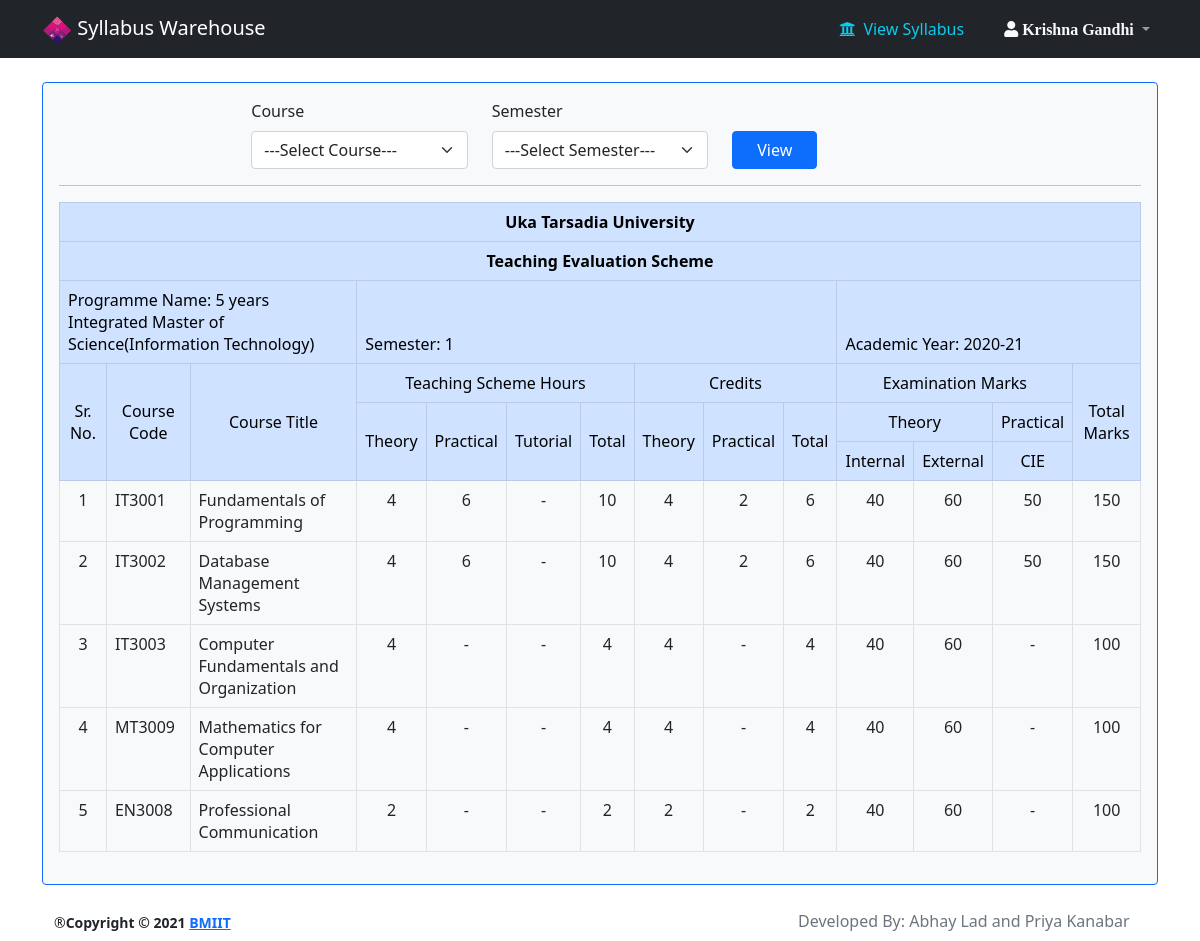
Screenshot of /student/viewsyllabus.php (signed in) with the database file from the repository.
### tables this page shows
CREATE TABLE `tbl_students` (
  `Id` int(11) NOT NULL AUTO_INCREMENT,
  `Enro` char(20) NOT NULL,
  `Username` varchar(320) NOT NULL,
  `Password` varchar(64) NOT NULL,
  `FullName` varchar(100) NOT NULL,
  `Status` char(1) NOT NULL DEFAULT '0',
  PRIMARY KEY (`Id`),
  UNIQUE KEY `Enro` (`Enro`)
);

CREATE TABLE `tbl_syllabus_config_master` (
  `Id` int(11) NOT NULL AUTO_INCREMENT,
  `AcademicYear` char(7) NOT NULL,
  `Sem` int(11) NOT NULL,
  `ProgramId` char(1) NOT NULL,
  `PublishedOn` date DEFAULT NULL,
  PRIMARY KEY (`Id`)
);

CREATE TABLE `tbl_subjects` (
  `Id` int(11) NOT NULL AUTO_INCREMENT,
  `SubjectCode` char(15) DEFAULT NULL,
  `SubjectName` varchar(100) DEFAULT NULL,
  `EffectiveYear` varchar(15) DEFAULT NULL,
  `TheoryCredit` char(2) DEFAULT '-',
  `PracticalCredit` char(2) DEFAULT '-',
  `TheoryHour` char(2) DEFAULT '-',
  `PracticalHour` char(2) DEFAULT '-',
  `DocText` varchar(500) DEFAULT NULL,
  `DocPdf` varchar(500) DEFAULT NULL,
  `TheoryMarksInt` char(3) DEFAULT '-',
  `TheoryMarksExt` char(3) DEFAULT '-',
  `Cie` char(3) DEFAULT '-',
  `CieInt` char(3) DEFAULT '-',
  `CieExt` char(3) DEFAULT '-',
  `Isactive` char(1) NOT NULL DEFAULT '0',
  PRIMARY KEY (`Id`)
);

### database/openops.php (called while the page is built, shortened)
<?php
function getStudentData($id) {
    $objcon = new connection();
    $con = $objcon->connect();
    $sql = "select * from tbl_students where Id = :id";
    $stmt = $con->prepare($sql);
    $status = 0;
    try {
        $status = $stmt->execute(["id" => $id]);
        $status = $stmt->fetch(PDO::FETCH_NUM);
    } catch (Exception $ex) {
        return 0;
    }
    return $status;
}
function genericTesx1($ayear, $sem, $pid) {
    $objcon = new connection();
    $con = $objcon->connect();
    $status = 0;
    try {
        if ($pid == 0) {
            $sql = "SELECT * from tbl_syllabus_config_master m INNER JOIN tbl_syllabus_config_transaction t on "
                    . "m.Id = t.ConfigId INNER JOIN tbl_subjects s on t.SubjectId = s.Id where m.AcademicYear = :ayear "
                    . "and m.Sem = :sem and t.IsElective = '0' and (m.ProgramId ='0' or m.ProgramId = '3' or m.ProgramId = '4')";
        } else if ($pid == 1) {
            $sql = "SELECT * from tbl_syllabus_config_master m INNER JOIN tbl_syllabus_config_transaction t on "
                    . "m.Id = t.ConfigId INNER JOIN tbl_subjects s on t.SubjectId = s.Id where m.AcademicYear = :ayear "
                    . "and m.Sem = :sem and t.IsElective = '0' and (m.ProgramId ='1' or m.ProgramId = '3')";
        } else if ($pid == 2) {
            $sql = "SELECT * from tbl_syllabus_config_master m INNER JOIN tbl_syllabus_config_transaction t on "
                    . "m.Id = t.ConfigId INNER JOIN tbl_subjects s on t.SubjectId = s.Id where m.AcademicYear = :ayear "
                    . "and m.Sem = :sem and t.IsElective = '0' and (m.ProgramId ='2' or m.ProgramId = '4')";
        }
        $stmt = $con->prepare($sql);
        $status = $stmt->execute(["ayear" => $ayear, "sem" => $sem]);
        $status = $stmt->fetchAll(PDO::FETCH_NUM);
    } catch (Exception $ex) {
        return 0;
    }
    return $status;
}
?>

### student/viewsyllabus.php (the view, shortened to what this page needs)
<?php
require './header.php';
$y = date("Y") -1;
$x = strval($y + 1);
$ayear = $y.'-'.$x[2].$x[3];
if ($_SESSION["pid"] == 0 ) {
    $program = "5 years Integrated Master of Science(Information Technology)";
} else if ($_SESSION["pid"] == 1) {
    $program = "Bachelor of Science(Information Technology)";
} else if ($_SESSION["pid"] == 2) {
    $program = "Master of Science(Information Technology)";
}
function convertToZero($val) {
            if ($val == "-") {
                $val = 0;
            }
            return $val;
        }
?>
<div class="container my-4">
    <div class="card bg-light border-primary">
        <div class="card-body">
            <form method="post">
                <div class="row col-sm-8 mx-auto">
                    <div class="col-sm-4">
                        <label for="pid" class="form-label">Course</label>
                        <select id="pid" class="form-select" name="pid" required >
                            <option value="" selected disabled>---Select Course---</option>
                        </select>
                    </div>
                    <div class="col-sm-4">
                        <label for="sem" class="form-label">Semester</label>
                        <select id="sem" name="sem" class="form-select" required>
                            <option selected disabled value="">---Select Semester---</option>
                        </select>
                    </div>
                    <div class="col-sm-2" >
                        <br/>
                        <button type="submit" name="btnview" class="mt-2 btn btn-primary px-4">View</button>
                    </div>
                </div>
            </form>
            <hr/>
            <table class="table-responsive-md table-bordered table" >
                <thead class="table-primary">
                    <?php
                    if ($_SESSION["sem"] <= 6) {
                        ?>
                        <tr>
                            <th colspan="14" class="text-center">Uka Tarsadia University</th>
                        </tr>
                        <tr>
                            <th colspan="14" class="text-center">Teaching Evaluation Scheme</th>
                        </tr>
                        <tr>
                            <td colspan="3">Programme Name: <?php echo $program; ?></td>
                            <td colspan="7">Semester: <?php echo $_SESSION["sem"]; ?></td>
                            <td colspan="4">Academic Year: <?php echo $ayear; ?></td>
                        </tr>
                        <tr class="text-center">
                            <td rowspan="3" colspan="1" class="align-middle">Sr. No.</td>
                            <td rowspan="3" colspan="1" class="align-middle">Course Code</td>
                            <td rowspan="3" colspan="1" class="align-middle">Course Title</td>
                            <td rowspan="1" colspan="4" class="align-middle">Teaching Scheme Hours</td>
                            <td rowspan="1" colspan="3" class="align-middle">Credits</td>
                            <td rowspan="1" colspan="3" class="align-middle">Examination Marks</td>
                            <td rowspan="3" colspan="1" class="align-middle">Total Marks</td>
                        </tr>
                        <tr class="text-center">
                            <td rowspan="2" colspan="1" class="align-middle" >Theory</td>
                            <td rowspan="2" colspan="1" class="align-middle">Practical</td>
                            <td rowspan="2" colspan="1" class="align-middle">Tutorial</td>
                            <td rowspan="2" colspan="1" class="align-middle">Total</td>
                            <td rowspan="2" colspan="1" class="align-middle">Theory</td>
                            <td rowspan="2" colspan="1" class="align-middle">Practical</td>
                            <td rowspan="2" colspan="1" class="align-middle">Total</td>
                            <td rowspan="1" colspan="2" class="align-middle">Theory</td>
                            <td rowspan="1" colspan="1" class="align-middle">Practical</td>
                        </tr>
                        <tr class="text-center">
                            <td>Internal</td>
                            <td>External</td>
                            <td>CIE</td>
                        </tr>
<?php } ?>
                </thead>
                <tbody>
                    <?php
                    $i = 1;
                    $result1 = genericTesx1($ayear, $_SESSION["sem"], $_SESSION["pid"]);
                    if(count($result1) == 0){ ?>
                    <?php }
                    foreach ($result1 as $row) {
                        ?>
                        <tr>
                            <td class="text-center"><?php echo $i; ?></td>
                            <td><?php echo $row[11]; ?></td>
                            <td><?php echo $row[12]; ?></td>
                            <td class="text-center"><?php
                                echo $row[16];
                                $th = convertToZero($row[16]);
                                ?></td>
                            <td class="text-center"><?php
                                echo $row[17];
                                $ph = convertToZero($row[17]);
                                ?></td>
                            <td class="text-center">-</td>
                            <td class="text-center"><?php echo $th + $ph; ?></td>
                            <td class="text-center"><?php
                                echo $row[14];
                                $tc = convertToZero($row[14]);
                                ?></td>
                            <td class="text-center"><?php
                                echo $row[15];
                                $pc = convertToZero($row[15]);
                                ?></td>
                            <td class="text-center"><?php echo $tc + $pc; ?></td>
                            <td class="text-center"><?php
                                echo $row[20];
                                $tint = convertToZero($row[20]);
                                ?></td>
                            <td class="text-center"><?php
                                echo $row[21];
                                $text = convertToZero($row[21]);
                                ?></td>
                                <?php if ($_SESSION["sem"] <= 6) { ?>
                                <td class="text-center"><?php
                                    echo $row[22];
                                    $cie = convertToZero($row[22]);
                                    ?></td>
                                <td class="text-center"><?php echo $tint + $text + $cie; ?></td>
    <?php } ?>
                        </tr>
                        <?php
                        $i++;
                    }
                        ?>
                </tbody>
            </table>
        </div>
    </div>
</div>
<?php require './footer.php'; ?>

### student/header.php (shortened to what this page needs)
<?php
require_once ("../database/openops.php");
$data = getStudentData($_SESSION["userId"]);
?>
<!doctype html>
<html lang="en">
    <head>
        <link rel="stylesheet" href="../plugins/fontawesome-free/css/all.min.css">
        <link href="../bootstrap/css/bootstrap.min.css" rel="stylesheet">
        <link rel="stylesheet" href="../lobibox-master/dist/css/lobibox.min.css"/>
    </head>
    <body>
        <header>
            <nav class="navbar navbar-expand-lg navbar-dark bg-dark">
                <div class="container">
                    <a class="navbar-brand" href="dashboard.php">
                        <img src="../images/bmiitlogo.png" class="img-fluid" height="30" width="30" />
                        Syllabus Warehouse</a>
                    <div class="collapse navbar-collapse" id="navbarSupportedContent">
                        <span class="d-flex">
                            <ul class="navbar-nav">
                                <li class="nav-item dropdown">
                                    <a class="nav-link mx-4" id="viewsyllabus" href="viewsyllabus.php"><i class="fas fa-university mx-1"></i> View Syllabus</a>
                                </li>
                                <li class="nav-item dropdown">
                                    <a class="nav-link dropdown-toggle" href="#" id="navbarDropdown" role="button" data-bs-toggle="dropdown" aria-expanded="false">
                                        <i class="fas fa-user text-light"> <?php echo $data[4]; ?></i>
                                    </a>
                                </li>
                            </ul>
                        </span>
                    </div>
                </div>
            </nav>
        </header>

### student/footer.php
<?php $year = date("Y"); ?>
<div class="container pb-0 mb-0 justify-content-center">
    <footer>
        <div class="row my-2 justify-content-center">
            <div class="row">
                <div class="col-xl-8 col-md-4 col-sm-4 mt-2 col-auto my-md-0 order-sm-1 order-3 align-self-end">
                     <small class="rights"><span>&#174;</span><strong>Copyright &copy; <?php echo $year; ?> <a href="#">BMIIT</a></strong></small>
                </div>
                <div class="col-xl-4 col-md-6 col-sm-4 col-auto order-2 align-self-end">
                    <span class="text-muted">Developed By: Abhay Lad and Priya Kanabar</span>
                </div>
            </div>
        </div>
    </footer>
</div>
</body>
</html>

### rows the page displays
tbl_students: FullName "Krishna Gandhi"
tbl_syllabus_config_master: tbl_subjects.SubjectCode "IT3001", tbl_subjects.SubjectName "Fundamentals of Programming", tbl_subjects.TheoryHour "4", tbl_subjects.PracticalHour "6", tbl_subjects.TheoryHour+PracticalHour "10", tbl_subjects.TheoryCredit "4", tbl_subjects.PracticalCredit "2", tbl_subjects.TheoryCredit+PracticalCredit "6", tbl_subjects.TheoryMarksInt "40", tbl_subjects.TheoryMarksExt "60", tbl_subjects.Cie "50", tbl_subjects.TheoryMarksInt+TheoryMarksExt+Cie "150", tbl_subjects.SubjectCode "IT3002", tbl_subjects.SubjectName "Database Management Systems", tbl_subjects.SubjectCode "IT3003", tbl_subjects.SubjectName "Computer Fundamentals and Organization", tbl_subjects.PracticalHour "-", tbl_subjects.PracticalCredit "-", tbl_subjects.Cie "-", tbl_subjects.TheoryMarksInt+TheoryMarksExt+Cie "100", tbl_subjects.SubjectCode "MT3009", tbl_subjects.SubjectName "Mathematics for Computer Applications", tbl_subjects.SubjectCode "EN3008", tbl_subjects.SubjectName "Professional Communication", tbl_subjects.TheoryHour "2", tbl_subjects.TheoryCredit "2"

### other values shown
$program "5 years Integrated Master of Science(Information Technology)"
$_SESSION["sem"] "1"
